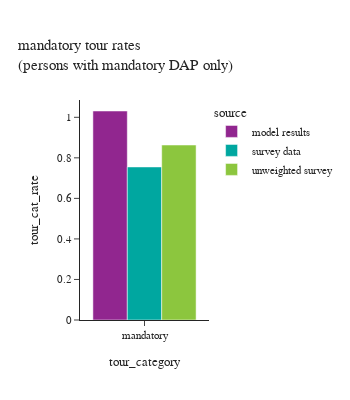
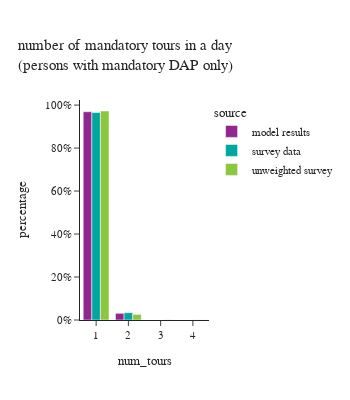

These figures' notebook cell, in order:
### Markdown cell above
## mandatory tours per person

$$\text{mandatory tour rates} = {\text{count of all mandatory tours made by M DAP persons} \over \text{M DAP person count}}$$

### Code cell
#| layout-ncol: 2

# mandatory tour rates
df_plot = m_tour_data.groupby(['source','tour_category'])[['tour_weight']].sum().reset_index(). \
    merge(df_m_person_count, how='left', on='source')
df_plot['tour_cat_rate'] = df_plot['tour_weight']/df_plot['person_weight']

fig = px.bar(df_plot, x="tour_category", y="tour_cat_rate", color="source",barmode="group", #template="simple_white",
             # color_discrete_sequence=config['psrc_color'],
             title="mandatory tour rates <br>(persons with mandatory DAP only)")
fig.update_layout(height=400, width=350)
fig.show()

# number of mandatory tours
df_plot = m_tour_data[['person_id','source','tour_category','tour_id','person_weight']].groupby(['person_id','source','tour_category','person_weight']).count().reset_index()
df_plot['num_tours'] = df_plot['tour_id']
df_plot = df_plot.groupby(['source','tour_category','num_tours'])[['person_weight']].sum().reset_index()
df_plot['percentage'] = df_plot.groupby(['tour_category','source'], group_keys=False)['person_weight']. \
    apply(lambda x: x / float(x.sum()))

fig = px.bar(df_plot, x="num_tours", y="percentage", color="source",barmode="group",
             title="number of mandatory tours in a day <br>(persons with mandatory DAP only)")
fig.update_layout(height=400, width=350, yaxis=dict(tickformat=".0%"))
fig.show()

### Figure 1 — Plotly figure (JSON) as saved in the notebook; plotly's stock layout.template omitted (floating-point values rounded to 4 significant figures)
{"data": [{"alignmentgroup": "True", "hovertemplate": "source=model results<br>tour_category=%{x}<br>tour_cat_rate=%{y}<extra></extra>", "legendgroup": "model results", "marker": {"color": "#91268F", "pattern": {"shape": ""}}, "name": "model results", "offsetgroup": "model results", "orientation": "v", "showlegend": true, "textposition": "auto", "type": "bar", "x": ["mandatory"], "xaxis": "x", "y": [1.031], "yaxis": "y"}, {"alignmentgroup": "True", "hovertemplate": "source=survey data<br>tour_category=%{x}<br>tour_cat_rate=%{y}<extra></extra>", "legendgroup": "survey data", "marker": {"color": "#00A7A0", "pattern": {"shape": ""}}, "name": "survey data", "offsetgroup": "survey data", "orientation": "v", "showlegend": true, "textposition": "auto", "type": "bar", "x": ["mandatory"], "xaxis": "x", "y": [0.7551], "yaxis": "y"}, {"alignmentgroup": "True", "hovertemplate": "source=unweighted survey<br>tour_category=%{x}<br>tour_cat_rate=%{y}<extra></extra>", "legendgroup": "unweighted survey", "marker": {"color": "#8CC63E", "pattern": {"shape": ""}}, "name": "unweighted survey", "offsetgroup": "unweighted survey", "orientation": "v", "showlegend": true, "textposition": "auto", "type": "bar", "x": ["mandatory"], "xaxis": "x", "y": [0.8632], "yaxis": "y"}], "layout": {"barmode": "group", "height": 400, "legend": {"title": {"text": "source"}, "tracegroupgap": 0}, "title": {"text": "mandatory tour rates <br>(persons with mandatory DAP only)"}, "width": 350, "xaxis": {"anchor": "y", "domain": [0.0, 1.0], "title": {"text": "tour_category"}}, "yaxis": {"anchor": "x", "domain": [0.0, 1.0], "title": {"text": "tour_cat_rate"}}}}

### Figure 2 — Plotly figure (JSON) as saved in the notebook; plotly's stock layout.template omitted (floating-point values rounded to 4 significant figures)
{"data": [{"alignmentgroup": "True", "hovertemplate": "source=model results<br>num_tours=%{x}<br>percentage=%{y}<extra></extra>", "legendgroup": "model results", "marker": {"color": "#91268F", "pattern": {"shape": ""}}, "name": "model results", "offsetgroup": "model results", "orientation": "v", "showlegend": true, "textposition": "auto", "type": "bar", "x": [1, 2], "xaxis": "x", "y": [0.9689, 0.03107], "yaxis": "y"}, {"alignmentgroup": "True", "hovertemplate": "source=survey data<br>num_tours=%{x}<br>percentage=%{y}<extra></extra>", "legendgroup": "survey data", "marker": {"color": "#00A7A0", "pattern": {"shape": ""}}, "name": "survey data", "offsetgroup": "survey data", "orientation": "v", "showlegend": true, "textposition": "auto", "type": "bar", "x": [1, 2, 3, 4], "xaxis": "x", "y": [0.9655, 0.03409, 4.477e-05, 0.0003435], "yaxis": "y"}, {"alignmentgroup": "True", "hovertemplate": "source=unweighted survey<br>num_tours=%{x}<br>percentage=%{y}<extra></extra>", "legendgroup": "unweighted survey", "marker": {"color": "#8CC63E", "pattern": {"shape": ""}}, "name": "unweighted survey", "offsetgroup": "unweighted survey", "orientation": "v", "showlegend": true, "textposition": "auto", "type": "bar", "x": [1, 2, 3, 4], "xaxis": "x", "y": [0.9725, 0.0261, 0.000932, 0.000466], "yaxis": "y"}], "layout": {"barmode": "group", "height": 400, "legend": {"title": {"text": "source"}, "tracegroupgap": 0}, "title": {"text": "number of mandatory tours in a day <br>(persons with mandatory DAP only)"}, "width": 350, "xaxis": {"anchor": "y", "domain": [0.0, 1.0], "title": {"text": "num_tours"}}, "yaxis": {"anchor": "x", "domain": [0.0, 1.0], "tickformat": ".0%", "title": {"text": "percentage"}}}}
